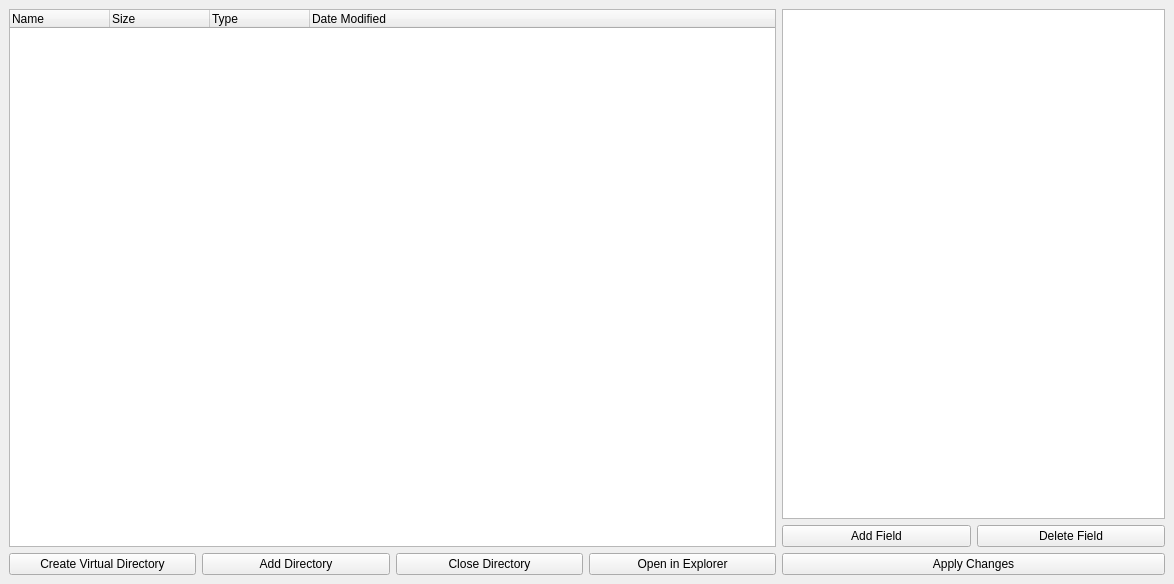
<?xml version="1.0" encoding="UTF-8"?>
<ui version="4.0">
 <class>MainWindow</class>
 <widget class="QMainWindow" name="MainWindow">
  <property name="geometry">
   <rect>
    <x>0</x>
    <y>0</y>
    <width>1174</width>
    <height>584</height>
   </rect>
  </property>
  <property name="minimumSize">
   <size>
    <width>600</width>
    <height>400</height>
   </size>
  </property>
  <property name="windowTitle">
   <string>MainWindow</string>
  </property>
  <widget class="QWidget" name="centralwidget">
   <layout class="QHBoxLayout" name="horizontalLayout" stretch="2,1">
    <item>
     <layout class="QVBoxLayout" name="verticalLayout">
      <item>
       <widget class="QTreeWidget" name="treeWidget">
        <column>
         <property name="text">
          <string>Name</string>
         </property>
        </column>
        <column>
         <property name="text">
          <string>Size</string>
         </property>
        </column>
        <column>
         <property name="text">
          <string>Type</string>
         </property>
        </column>
        <column>
         <property name="text">
          <string>Date Modified</string>
         </property>
        </column>
       </widget>
      </item>
      <item>
       <layout class="QHBoxLayout" name="horizontalLayout_2">
        <item>
         <widget class="QPushButton" name="buttonCreate">
          <property name="text">
           <string>Create Virtual Directory</string>
          </property>
         </widget>
        </item>
        <item>
         <widget class="QPushButton" name="buttonOpen">
          <property name="text">
           <string>Add Directory</string>
          </property>
         </widget>
        </item>
        <item>
         <widget class="QPushButton" name="buttonClose">
          <property name="text">
           <string>Close Directory</string>
          </property>
         </widget>
        </item>
        <item>
         <widget class="QPushButton" name="buttonManager">
          <property name="text">
           <string>Open in Explorer</string>
          </property>
         </widget>
        </item>
       </layout>
      </item>
     </layout>
    </item>
    <item>
     <layout class="QVBoxLayout" name="verticalLayout_2">
      <item>
       <widget class="QTableWidget" name="tableWidget"/>
      </item>
      <item>
       <layout class="QHBoxLayout" name="horizontalLayout_3">
        <item>
         <widget class="QPushButton" name="pushAddField">
          <property name="text">
           <string>Add Field</string>
          </property>
         </widget>
        </item>
        <item>
         <widget class="QPushButton" name="pushDeleteField">
          <property name="text">
           <string>Delete Field</string>
          </property>
         </widget>
        </item>
       </layout>
      </item>
      <item>
       <widget class="QPushButton" name="pushApply">
        <property name="text">
         <string>Apply Changes</string>
        </property>
       </widget>
      </item>
     </layout>
    </item>
   </layout>
  </widget>
  <action name="actionOpen">
   <property name="text">
    <string>Open</string>
   </property>
  </action>
  <action name="actionSave">
   <property name="text">
    <string>Save</string>
   </property>
  </action>
  <action name="actionSave_as">
   <property name="text">
    <string>Save As...</string>
   </property>
  </action>
  <action name="actionOpen_Directory">
   <property name="text">
    <string>Open Directory</string>
   </property>
  </action>
 </widget>
 <resources/>
 <connections/>
</ui>
